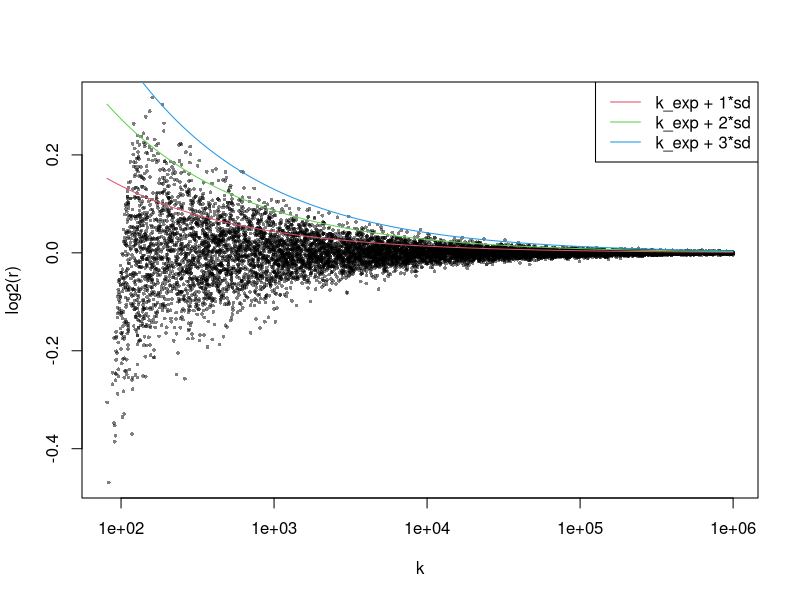

Write the R code that produced this figure.
## ---- chunk 1
library(knitr)
knitr::opts_chunk$set(
    error = FALSE,
    tidy  = FALSE,
    message = FALSE,
    warning = FALSE,
    fig.width = 6, fig.height = 6,
    fig.align = "center"
)
## ---- chunk 2
f = function(k, a = 1, p = 0.5) {
    r = 1 + 2/(sqrt(1 + 4*k/a^2/(1-p)) - 1)
    log2(r)
}
## ---- chunk 3
set.seed(123)
p = 0.1
size = round(10^(runif(10000, min = 3, max = 7)))
k = sapply(size, function(x) rbinom(1, x, p))
## ---- chunk 4
plot(k, log2(k/(size*p)), log = "x", pch = 16, cex = 0.5, col = "#00000080", ylab = "log2(r)")

od = order(k)
lines(k[od], f(k[od], a = 1, p = p), col = 2)
lines(k[od], f(k[od], a = 2, p = p), col = 3)
lines(k[od], f(k[od], a = 3, p = p), col = 4)

legend("topright", legend = c("k_exp + 1*sd", "k_exp + 2*sd", "k_exp + 3*sd"), lty = 1, col = 2:4)
